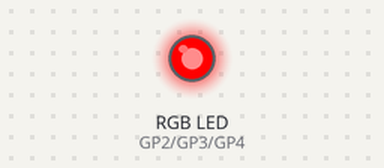
Simulated run of this program. Board: Raspberry Pi Pico running MicroPython. On the bench: an RGB LED mixed from three pins (HIGH = lit).

Above: at 0.2 s.
At 1.2 s:
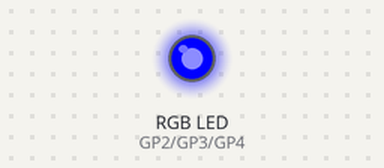
At 2.7 s:
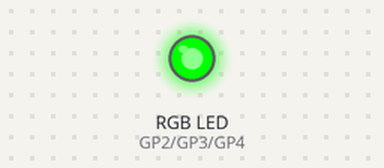
At 3.7 s:
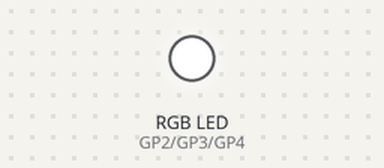
Timing chart, 0 to 4.6 s (numbered marks = the images above):
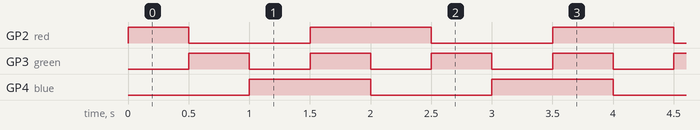

Measured:
- by itself, GP2 (red): repeats every 2.0 s: LOW 1.0 s, HIGH 1.0 s
- by itself, GP3 (green): alternates HIGH for 0.50 s and LOW for 0.50 s
- by itself, GP4 (blue): alternates HIGH for 1.0 s and LOW for 1.0 s

The program:

KY_009.py
```python
from machine import Pin
import utime
# Initialize the LED lights
red = Pin(2, Pin.OUT)
green = Pin(3, Pin.OUT)
blue = Pin(4, Pin.OUT)
# Control the red light, state=0 light is off,state= other values light is on
def rgb_red(state):
    if state == 0:
        red.value(0)
    else:
        red.value(1)

# Control the green light, state=0 light is off,state= other values light is on
def rgb_green(state):
    if state == 0:
        green.value(0)
    else:
        green.value(1)

# Control the blue light, state=0 light is off, state= other values light is on
def rgb_blue(state):
    if state == 0:
        blue.value(0)
    else:
        blue.value(1)

# Close RGB light
def rgb_off():
    red.value(0)
    green.value(0)
    blue.value(0)

# RGB light become white
def rgb_on():
    red.value(1)
    green.value(1)
    blue.value(1)

#Main loop, switch a color every 0.5s
while True:
    rgb_off()
    rgb_red(1)
    utime.sleep(.5)
    rgb_off()
    rgb_green(1)
    utime.sleep(.5)
    rgb_off()
    rgb_blue(1)
    utime.sleep(.5)
    rgb_on()
    utime.sleep(.5)
#End
```
